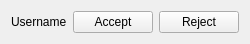
<?xml version="1.0" encoding="UTF-8"?>
<ui version="4.0">
 <class>NetworkRequest</class>
 <widget class="QWidget" name="NetworkRequest">
  <property name="geometry">
   <rect>
    <x>0</x>
    <y>0</y>
    <width>234</width>
    <height>42</height>
   </rect>
  </property>
  <property name="windowTitle">
   <string>Form</string>
  </property>
  <layout class="QHBoxLayout" name="horizontalLayout">
   <item>
    <widget class="QLabel" name="usernameLabel">
     <property name="text">
      <string>Username</string>
     </property>
    </widget>
   </item>
   <item>
    <widget class="QPushButton" name="acceptButton">
     <property name="text">
      <string>Accept</string>
     </property>
    </widget>
   </item>
   <item>
    <widget class="QPushButton" name="rejectButton">
     <property name="text">
      <string>Reject</string>
     </property>
    </widget>
   </item>
  </layout>
 </widget>
 <resources/>
 <connections/>
</ui>
